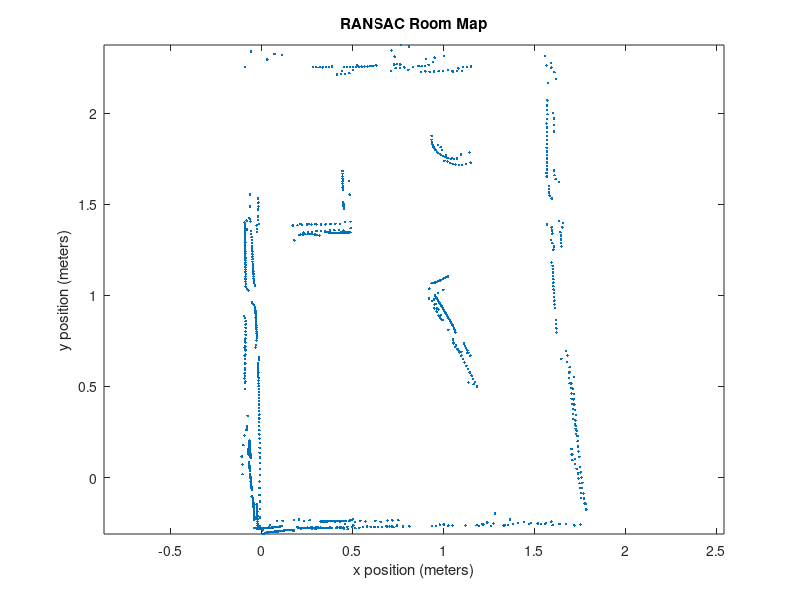

Reproduce this figure in MATLAB. (Note: this script raises an error after producing the figure.)
%% RANSAC Implementation
clear;rng(3);
load('allRoomDataCleaned.mat');
x = data(1,:)';
y = data(2,:)';

size(x)
size(y)


toremove = [];
for i = 1:1:length(x)
    if(x(i) > 0.9)
        if(x(i) < 1.2)
            if(y(i) > 1.7)
                if(y(i) < 1.9)
                    toremove = vertcat(toremove, i);
                end
            end
        end
    end
end

% x(toremove) = [];
% y(toremove) = [];

size(x)
size(y)

figure(1);clf;
plot(x,y, '.');hold on;
axis equal;
title('RANSAC Room Map');
xlabel('x position (meters)');
ylabel('y position (meters)');

clearvars -except x y
tic
[A, B, bestTestLine, outliers, inliers] = RANSAC(x,y,0.05,100);

% plot(inliers(:,1), inliers(:,2), 'ks')

p = polyfit([A(1) B(1)], [A(2) B(2)], 1);
% testline = polyval(p, x);

lengths = vecnorm(inliers' - [10; 10]);
[~, ia] = min(lengths);
[~, ib] = max(lengths);
end1 = inliers(ia,:);
end2 = inliers(ib,:);
line = [end1; end2];
plot(line(:,1), line(:,2), 'g', 'LineWidth', 5)


% plot(x, testline, 'ro')
totalInliers = 100;
    
while(totalInliers > 20)
    x = outliers(:,1);
    y = outliers(:,2);

    [A, B, bestTestLine, outliers, inliers, totalInliers] = RANSAC(x,y,0.05,20);

    lengths = vecnorm(inliers' - [10; 10]);
    [~, ia] = min(lengths);
    [~, ib] = max(lengths);
    end1 = inliers(ia,:);
    end2 = inliers(ib,:);
    line = [end1; end2];
    plot(line(:,1), line(:,2), 'g', 'LineWidth', 5)

end




x = outliers(:,1);
y = outliers(:,2);

[A, B, bestTestLine, outliers, inliers] = RANSAC(x,y,0.05,20);

lengths = vecnorm(inliers' - [10; 10]);
[~, ia] = min(lengths);
[~, ib] = max(lengths);
end1 = inliers(ia,:);
end2 = inliers(ib,:);
line = [end1; end2];
plot(line(:,1), line(:,2), 'r', 'LineWidth', 5)
plot(inliers(:,1), inliers(:,2), 'ks')





toc

ylim([-1 3])
axis equal







legend('Dataset', 'RANSAC Fit Line')







function [A, B, bestTestLine, outliers, inliers, totalInliers] = RANSAC(x,y,d,n)
points = [x y];

bestInliersSoFar = 0;
bestTestLineSoFar = [];
bestInlierPointsSoFar = [];

% For each point pair
for i = 1:n
    % Randomly select the points
    A = points(randi([1, length(points)]),:);
    B = points(randi([1, length(points)]),:);
    
    % Find and plot the line between them
    p = polyfit([A(1) B(1)], [A(2) B(2)], 1);
    testline = polyval(p, x);
    
    That = [B(1) - A(1);B(2) - A(2);0]./vecnorm([B(1) - A(1);B(2) - A(2);0]);
    Khat = [0;0;1];
    Nhat = cross(That,Khat);
    
    inliers = 0;
    outliers = [];
    inlierPoints = [];
    % Test every point with this fit line
    for j = 1:length(points)
        r = horzcat(points(j,:) - A, 0);
        dist = dot(r,Nhat);
        if abs(dist) <= d
            inliers = inliers + 1;
            inlierPoints = vertcat(inlierPoints, points(j,:));
        else
            outliers = vertcat(outliers, points(j,:));
        end
    end
    
    if inliers > bestInliersSoFar
        bestPoint1SoFar = A;
        bestPoint2SoFar = B;
        bestTestLineSoFar = testline;
        bestInliersSoFar = inliers;
        bestOutliersSoFar = outliers;
        bestInlierPointsSoFar = inlierPoints;
    end
end
inliers = rmoutliers(bestInlierPointsSoFar, 'median');
totalInliers = length(inliers);
endA = 0;
endB = 0;
bestTestLine = bestTestLineSoFar;
A = bestPoint1SoFar;
B = bestPoint2SoFar;
outliers = bestOutliersSoFar;
end
